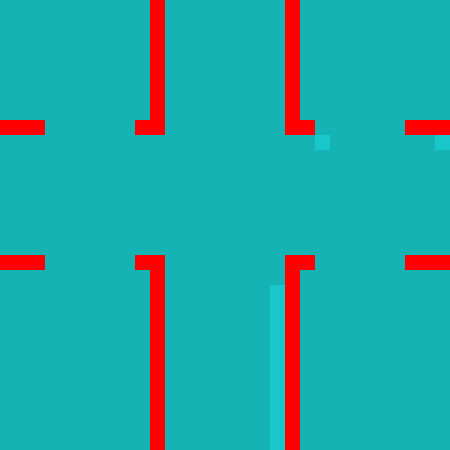

This is a level from a 2D game, rendered from its Tiled map with the project's own tilesets. A one-line summary and the map file follow, with tile-layer data summarised:
An orthogonal 30x30 tile map with 15x15 px tiles, 2 tile layers (Ground, Graphics), 3 tilesets and 20 objects (Level 5, Level 20, Level 10, Level 1).

<map version="1.0" orientation="orthogonal" renderorder="right-down" width="30" height="30" tilewidth="15" tileheight="15" nextobjectid="66">
 <tileset firstgid="1" name="RedFence" tilewidth="15" tileheight="15" spacing="5" tilecount="1" columns="1">
  <image source="../Obstacles/RedFence.png" width="30" height="30" />
 </tileset>
 <tileset firstgid="2" name="BlueBackground" tilewidth="15" tileheight="15" spacing="5" tilecount="1" columns="1">
  <image source="../Obstacles/BlueBackground.png" width="30" height="30" />
 </tileset>
 <tileset firstgid="3" name="SpecialBackground" tilewidth="15" tileheight="15" spacing="5" tilecount="1" columns="1">
  <image source="../Obstacles/SpecialBackground.png" width="30" height="30" />
 </tileset>
 <layer name="Ground" width="30" height="30" opacity="0.9">
  <data>[900 cells, 900 non-empty, 1 distinct tile ids]</data>
 </layer>
 <layer name="Graphics" width="30" height="30">
  <data>[900 cells, 73 non-empty, 2 distinct tile ids]</data>
 </layer>
 <objectgroup name="Special Ground">
  <object id="34" name="Level 5" x="300" y="0" width="150" height="120" />
  <object id="35" name="Level 20" x="300" y="270" width="150" height="180" />
  <object id="37" name="Level 10" x="0" y="270" width="150" height="180" />
  <object id="38" name="Level 1" x="0" y="0" width="150" height="120" />
 </objectgroup>
 <objectgroup name="Fence">
  <object id="8" x="285" y="0" width="15" height="135" />
  <object id="10" x="405" y="120" width="45" height="15" />
  <object id="11" x="300" y="120" width="15" height="15" />
  <object id="12" x="405" y="255" width="45" height="15" />
  <object id="14" x="285" y="255" width="30" height="15" />
  <object id="15" x="285" y="270" width="15" height="180" />
  <object id="16" x="150" y="0" width="15" height="120" />
  <object id="18" x="135" y="120" width="30" height="15" />
  <object id="19" x="0" y="120" width="45" height="15" />
  <object id="20" x="0" y="255" width="45" height="15" />
  <object id="21" x="135" y="255" width="30" height="15" />
  <object id="22" x="150" y="270" width="15" height="180" />
 </objectgroup>
 <objectgroup name="Borders">
  <object id="61" x="0" y="0" width="450" />
  <object id="62" x="450" y="0" height="450" />
  <object id="64" x="0" y="450" width="450" />
  <object id="65" x="0" y="0" height="450" />
 </objectgroup>
</map>
